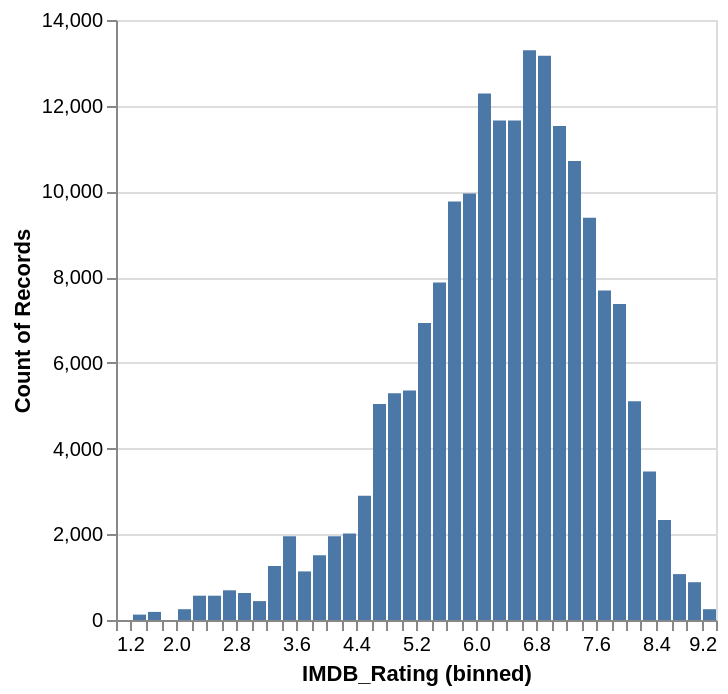

Here is the notebook cell this chart was saved with:
### Markdown cell above
Show a bar chart of all movie ratings

### Code cell
chart = (
    alt.Chart(df)
    .mark_bar()
    .encode(
        alt.X("IMDB_Rating:Q", bin=alt.Bin(maxbins=75)),
        y="count()",
    )
)
chart

### Figure 1 — Vega specification as saved in the notebook (floating-point values rounded to 4 significant figures)
{"$schema": "https://vega.github.io/schema/vega/v6.json", "data": [{"name": "source_0", "values": [{"__count": 12285, "bin_maxbins_75_IMDB_Rating": 6.0, "bin_maxbins_75_IMDB_Rating_end": 6.2}, {"__count": 13167, "bin_maxbins_75_IMDB_Rating": 6.8, "bin_maxbins_75_IMDB_Rating_end": 7.0}, {"__count": 1953, "bin_maxbins_75_IMDB_Rating": 3.4, "bin_maxbins_75_IMDB_Rating_end": 3.6}, {"__count": 7686, "bin_maxbins_75_IMDB_Rating": 7.6, "bin_maxbins_75_IMDB_Rating_end": 7.8}, {"__count": 1512, "bin_maxbins_75_IMDB_Rating": 3.8, "bin_maxbins_75_IMDB_Rating_end": 4.0}, {"__count": 9954, "bin_maxbins_75_IMDB_Rating": 5.8, "bin_maxbins_75_IMDB_Rating_end": 6.0}, {"__count": 11529, "bin_maxbins_75_IMDB_Rating": 7.0, "bin_maxbins_75_IMDB_Rating_end": 7.2}, {"__count": 9387, "bin_maxbins_75_IMDB_Rating": 7.4, "bin_maxbins_75_IMDB_Rating_end": 7.6}, {"__count": 2331, "bin_maxbins_75_IMDB_Rating": 8.4, "bin_maxbins_75_IMDB_Rating_end": 8.6}, {"__count": 567, "bin_maxbins_75_IMDB_Rating": 2.4, "bin_maxbins_75_IMDB_Rating_end": 2.6}, {"__count": 882, "bin_maxbins_75_IMDB_Rating": 8.8, "bin_maxbins_75_IMDB_Rating_end": 9.0}, {"__count": 5103, "bin_maxbins_75_IMDB_Rating": 8.0, "bin_maxbins_75_IMDB_Rating_end": 8.2}, {"__count": 9765, "bin_maxbins_75_IMDB_Rating": 5.6, "bin_maxbins_75_IMDB_Rating_end": 5.8}, {"__count": 11655, "bin_maxbins_75_IMDB_Rating": 6.2, "bin_maxbins_75_IMDB_Rating_end": 6.4}, {"__count": 1260, "bin_maxbins_75_IMDB_Rating": 3.2, "bin_maxbins_75_IMDB_Rating_end": 3.4}, {"__count": 11655, "bin_maxbins_75_IMDB_Rating": 6.4, "bin_maxbins_75_IMDB_Rating_end": 6.6}, {"__count": 7875, "bin_maxbins_75_IMDB_Rating": 5.4, "bin_maxbins_75_IMDB_Rating_end": 5.6}, {"__count": 5292, "bin_maxbins_75_IMDB_Rating": 4.8, "bin_maxbins_75_IMDB_Rating_end": 5.0}, {"__count": 5040, "bin_maxbins_75_IMDB_Rating": 4.6, "bin_maxbins_75_IMDB_Rating_end": 4.8}, {"__count": 13293, "bin_maxbins_75_IMDB_Rating": 6.6, "bin_maxbins_75_IMDB_Rating_end": 6.8}, {"__count": 10710, "bin_maxbins_75_IMDB_Rating": 7.2, "bin_maxbins_75_IMDB_Rating_end": 7.4}, {"__count": 1134, "bin_maxbins_75_IMDB_Rating": 3.6, "bin_maxbins_75_IMDB_Rating_end": 3.8}, {"__count": 3465, "bin_maxbins_75_IMDB_Rating": 8.2, "bin_maxbins_75_IMDB_Rating_end": 8.4}, {"__count": 1071, "bin_maxbins_75_IMDB_Rating": 8.6, "bin_maxbins_75_IMDB_Rating_end": 8.8}, {"__count": 5355, "bin_maxbins_75_IMDB_Rating": 5.0, "bin_maxbins_75_IMDB_Rating_end": 5.2}, {"__count": 2898, "bin_maxbins_75_IMDB_Rating": 4.4, "bin_maxbins_75_IMDB_Rating_end": 4.6}, {"__count": 7371, "bin_maxbins_75_IMDB_Rating": 7.8, "bin_maxbins_75_IMDB_Rating_end": 8.0}, {"__count": 2016, "bin_maxbins_75_IMDB_Rating": 4.2, "bin_maxbins_75_IMDB_Rating_end": 4.4}, {"__count": 1953, "bin_maxbins_75_IMDB_Rating": 4.0, "bin_maxbins_75_IMDB_Rating_end": 4.2}, {"__count": 6930, "bin_maxbins_75_IMDB_Rating": 5.2, "bin_maxbins_75_IMDB_Rating_end": 5.4}, {"__count": 441, "bin_maxbins_75_IMDB_Rating": 3.0, "bin_maxbins_75_IMDB_Rating_end": 3.2}, {"__count": 252, "bin_maxbins_75_IMDB_Rating": 9.0, "bin_maxbins_75_IMDB_Rating_end": 9.2}, {"__count": 126, "bin_maxbins_75_IMDB_Rating": 1.4, "bin_maxbins_75_IMDB_Rating_end": 1.6}, {"__count": 567, "bin_maxbins_75_IMDB_Rating": 2.2, "bin_maxbins_75_IMDB_Rating_end": 2.4}, {"__count": 693, "bin_maxbins_75_IMDB_Rating": 2.6, "bin_maxbins_75_IMDB_Rating_end": 2.8}, {"__count": 630, "bin_maxbins_75_IMDB_Rating": 2.8, "bin_maxbins_75_IMDB_Rating_end": 3.0}, {"__count": 252, "bin_maxbins_75_IMDB_Rating": 2.0, "bin_maxbins_75_IMDB_Rating_end": 2.2}, {"__count": 189, "bin_maxbins_75_IMDB_Rating": 1.6, "bin_maxbins_75_IMDB_Rating_end": 1.8}]}, {"name": "source_0_y_domain___count", "values": [{"min": 126, "max": 13293}]}], "signals": [{"name": "bin_maxbins_75_IMDB_Rating_bins", "value": {"fields": ["IMDB_Rating"], "fname": "bin_IMDB_Rating", "start": 1.2, "step": 0.2, "stop": 9.2}}], "marks": [{"type": "rect", "name": "marks", "from": {"data": "source_0"}, "encode": {"update": {"x": {"field": "bin_maxbins_75_IMDB_Rating_end", "scale": "x", "offset": {"signal": "0.5 + (abs(scale(\"x\", datum[\"bin_maxbins_75_IMDB_Rating_end\"]) - scale(\"x\", datum[\"bin_maxbins_75_IMDB_Rating\"])) < 0.25 ? 0.5 * (0.25 - (abs(scale(\"x\", datum[\"bin_maxbins_75_IMDB_Rating_end\"]) - scale(\"x\", datum[\"bin_maxbins_75_IMDB_Rating\"])))) : -0.5)"}}, "y": {"field": "__count", "scale": "y"}, "fill": {"value": "#4c78a8"}, "y2": {"value": 0, "scale": "y"}, "x2": {"field": "bin_maxbins_75_IMDB_Rating", "scale": "x", "offset": {"signal": "0.5 + (abs(scale(\"x\", datum[\"bin_maxbins_75_IMDB_Rating_end\"]) - scale(\"x\", datum[\"bin_maxbins_75_IMDB_Rating\"])) < 0.25 ? -0.5 * (0.25 - (abs(scale(\"x\", datum[\"bin_maxbins_75_IMDB_Rating_end\"]) - scale(\"x\", datum[\"bin_maxbins_75_IMDB_Rating\"])))) : 0.5)"}}}}, "style": ["bar"]}], "scales": [{"name": "x", "type": "linear", "domain": {"signal": "[bin_maxbins_75_IMDB_Rating_bins.start, bin_maxbins_75_IMDB_Rating_bins.stop]"}, "range": [0, {"signal": "width"}], "bins": {"signal": "bin_maxbins_75_IMDB_Rating_bins"}, "zero": false}, {"name": "y", "type": "linear", "domain": [{"signal": "(data(\"source_0_y_domain___count\")[0] || {}).min"}, {"signal": "(data(\"source_0_y_domain___count\")[0] || {}).max"}], "range": [{"signal": "height"}, 0], "nice": true, "zero": true}], "axes": [{"scale": "y", "labels": false, "minExtent": 0, "tickCount": {"signal": "ceil(height/40)"}, "aria": false, "grid": true, "zindex": 0, "ticks": false, "maxExtent": 0, "orient": "left", "gridScale": "x", "domain": false}, {"scale": "x", "tickCount": {"signal": "ceil(width/10)"}, "labelOverlap": true, "orient": "bottom", "grid": false, "labelFlush": true, "zindex": 0, "title": "IMDB_Rating (binned)"}, {"scale": "y", "orient": "left", "labelOverlap": true, "grid": false, "zindex": 0, "title": "Count of Records", "tickCount": {"signal": "ceil(height/40)"}}], "width": 300, "padding": 5, "height": 300, "background": "white", "style": "cell"}
